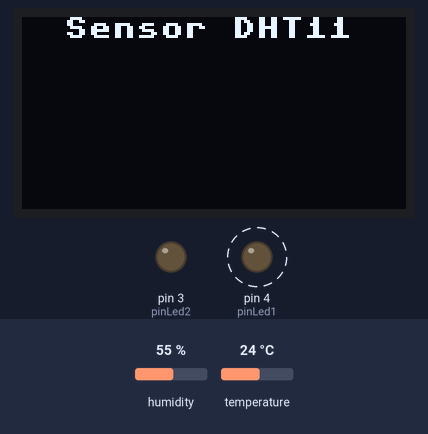
The program below on a simulated MicroPython board. Parts: 128×64 one-colour display, output pins drawn as LEDs (lit = HIGH). Dashed ring = blinking. Inputs (shaded band) come from the test bench; at power-on: humidity 55 %, temperature 24 °C. Requests to the public web service named in the program get a made-up reply in its usual format after 0.4 s (London, UTC, broken clouds, 64 % humidity, 1013 hPa unless stated); the clock reads 2024-03-15 10:24:30 at power-on unless the program sets it; what the program prints to the serial console is not drawn.

Above: at 2.8 s.
At 21.34 s:
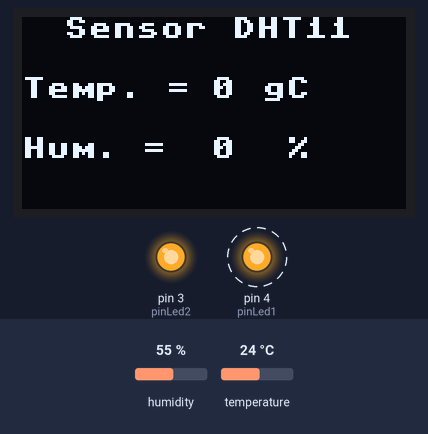
At 39.34 s:
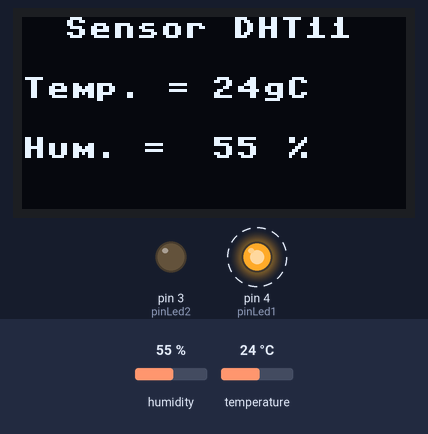
Timing chart, 0 to 40.0 s (numbered marks = the images above):
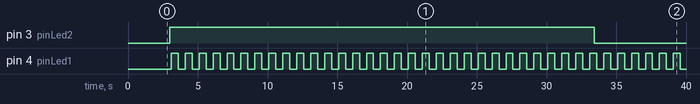

Measured:
- by itself, pin 3 (pinLed2): LOW → HIGH at 3.0 s, → LOW 30.4 s later
- by itself, pin 4 (pinLed1): alternates HIGH for 0.50 s and LOW for 0.50 s
- what the display in image 0 shows lasts 0.4 s, from 2.6 s to 3.0 s

The program:

CommunicacionThingSpeak2.py
```python
import machine, network, urequests, time
from machine import Pin, Timer, UART
from utime import sleep_ms
import dht
import sh1106

ssid = 'Wokwi-GUEST'
password = ''
url = 'https://api.thingspeak.com/update?api_key=Tu_API_Key_Aqui'

red = network.WLAN(network.STA_IF)
red.active(True)
red.connect(ssid, password)

while red.isconnected() == False:
    pass

print('Conexion exitosa')
print(red.ifconfig())

ultima_peticion = 0
intervalo_peticiones = 30

global Temper
global Humedad

Temper = 0
Humedad = 0

pinLed1 = Pin(4, Pin.OUT)
pinLed2 = Pin(3, Pin.OUT)
objSensorDht = dht.DHT11(Pin(8))
objTimer = Timer()

objPuertoSerial0 = UART(0, baudrate = 9600, tx = Pin(0), rx = Pin(1))
objI2C = machine.I2C(1, scl=machine.Pin(19), sda=machine.Pin(18))
objPantOled = sh1106.SH1106_I2C(128, 64, objI2C)

objPantOled.fill(0)
objPantOled.rotate(1)
objPantOled.show()
sleep_ms(1000)
objPantOled.text("Sensor DHT11", 14, 0)
objPantOled.show()

def TimerLeeSensor(Dato):
    global pinLed1
    global Temper
    global Humedad

    objSensorDht.measure()
    Temper = objSensorDht.temperature()
    Humedad = objSensorDht.humidity()

    pinLed1.toggle()

objTimer.init(period=500, mode=Timer.PERIODIC, callback=TimerLeeSensor)

def reconectar():
    print('Fallo de conexion. Reconectando...')
    time.sleep(10)
    machine.reset()

while True:
    try:
        if (time.time() - ultima_peticion) > intervalo_peticiones:
            print(Temper)
            print(Humedad)
            respuesta = urequests.get(url + '&field1=' + str(Temper) + '&field2=' + str(Humedad))
            print("Respuesta: " + str(respuesta.status_code))
            respuesta.close()
            ultima_peticion = time.time()

            objPuertoSerial0.write("Temperatura = " + str(Temper) + " °C " + " - ")
            objPuertoSerial0.write("Humedad = " + str(Humedad) + " %\r\n")

            objPantOled.text("Temp. =   gC", 0, 20)
            objPantOled.text(str(Temper), 63, 20)

            objPantOled.text("Hum. =     %", 0, 40)
            objPantOled.text(str(Humedad), 63, 40)

            objPantOled.show()

            objPantOled.text(str(Temper), 63, 20, 0)
            objPantOled.text(str(Humedad), 63, 40, 0)

            pinLed2.toggle()
    except OSError as e:
        print('Error de conexion', e)
        reconectar()
```
